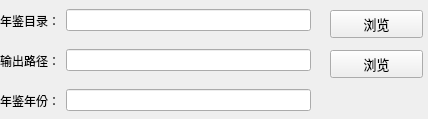
      <widget class="QWidget" name="scrollAreaWidgetContents">
       <property name="geometry">
        <rect>
         <x>0</x>
         <y>0</y>
         <width>428</width>
         <height>119</height>
        </rect>
       </property>
       <widget class="QWidget" name="horizontalLayoutWidget">
        <property name="geometry">
         <rect>
          <x>0</x>
          <y>0</y>
          <width>311</width>
          <height>41</height>
         </rect>
        </property>
        <layout class="QHBoxLayout" name="horizontalLayout">
         <item>
          <widget class="QLabel" name="label">
           <property name="text">
            <string>年鉴目录：</string>
           </property>
          </widget>
         </item>
         <item>
          <widget class="QLineEdit" name="lineEdit_dir"/>
         </item>
        </layout>
       </widget>
       <widget class="QWidget" name="horizontalLayoutWidget_2">
        <property name="geometry">
         <rect>
          <x>0</x>
          <y>40</y>
          <width>311</width>
          <height>41</height>
         </rect>
        </property>
        <layout class="QHBoxLayout" name="horizontalLayout_2">
         <item>
          <widget class="QLabel" name="label_17">
           <property name="text">
            <string>输出路径：</string>
           </property>
          </widget>
         </item>
         <item>
          <widget class="QLineEdit" name="lineEdit_city"/>
         </item>
        </layout>
       </widget>
       <widget class="QWidget" name="horizontalLayoutWidget_5">
        <property name="geometry">
         <rect>
          <x>0</x>
          <y>80</y>
          <width>311</width>
          <height>41</height>
         </rect>
        </property>
        <layout class="QHBoxLayout" name="horizontalLayout_5">
         <item>
          <widget class="QLabel" name="label_20">
           <property name="text">
            <string>年鉴年份：</string>
           </property>
          </widget>
         </item>
         <item>
          <widget class="QLineEdit" name="lineEdit_year"/>
         </item>
        </layout>
       </widget>
       <widget class="QPushButton" name="btnbrowse1">
        <property name="geometry">
         <rect>
          <x>330</x>
          <y>10</y>
          <width>93</width>
          <height>28</height>
         </rect>
        </property>
        <property name="font">
         <font>
          <family>微软雅黑</family>
          <pointsize>10</pointsize>
         </font>
        </property>
        <property name="text">
         <string>浏览</string>
        </property>
       </widget>
       <widget class="QPushButton" name="btnbrowse2">
        <property name="geometry">
         <rect>
          <x>330</x>
          <y>50</y>
          <width>93</width>
          <height>28</height>
         </rect>
        </property>
        <property name="font">
         <font>
          <family>微软雅黑</family>
          <pointsize>10</pointsize>
         </font>
        </property>
        <property name="text">
         <string>浏览</string>
        </property>
       </widget>
      </widget>
